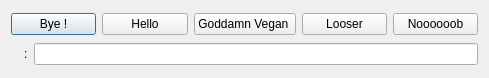
<?xml version="1.0" encoding="UTF-8"?>
<ui version="4.0">
 <class>MessageInGamePanel</class>
 <widget class="QDialog" name="MessageInGamePanel">
  <property name="geometry">
   <rect>
    <x>0</x>
    <y>0</y>
    <width>489</width>
    <height>78</height>
   </rect>
  </property>
  <property name="windowTitle">
   <string>Dialog</string>
  </property>
  <layout class="QGridLayout" name="gridLayout">
   <item row="0" column="0">
    <layout class="QHBoxLayout" name="horizontalLayout">
     <item>
      <widget class="QPushButton" name="ByeButton">
       <property name="text">
        <string>Bye !</string>
       </property>
      </widget>
     </item>
     <item>
      <widget class="QPushButton" name="HelloButton">
       <property name="text">
        <string>Hello</string>
       </property>
      </widget>
     </item>
     <item>
      <widget class="QPushButton" name="GodDamnButton">
       <property name="text">
        <string>Goddamn Vegan </string>
       </property>
      </widget>
     </item>
     <item>
      <widget class="QPushButton" name="LooserButton">
       <property name="text">
        <string>Looser</string>
       </property>
      </widget>
     </item>
     <item>
      <widget class="QPushButton" name="NoobButton">
       <property name="text">
        <string>Noooooob</string>
       </property>
      </widget>
     </item>
    </layout>
   </item>
   <item row="1" column="0">
    <layout class="QHBoxLayout" name="horizontalLayout_2">
     <item>
      <widget class="QLabel" name="label">
       <property name="text">
        <string/>
       </property>
       <property name="pixmap">
        <pixmap>font.png</pixmap>
       </property>
      </widget>
     </item>
     <item>
      <widget class="QLabel" name="label_2">
       <property name="text">
        <string>:</string>
       </property>
      </widget>
     </item>
     <item>
      <widget class="QLineEdit" name="lineEdit">
       <property name="readOnly">
        <bool>true</bool>
       </property>
      </widget>
     </item>
    </layout>
   </item>
  </layout>
 </widget>
 <layoutdefault spacing="6" margin="11"/>
 <resources/>
 <connections/>
</ui>
